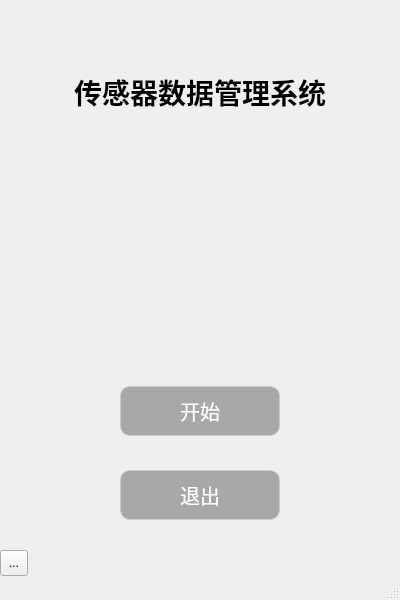
<?xml version="1.0" encoding="UTF-8"?>
<ui version="4.0">
 <class>MainWindow</class>
 <widget class="QMainWindow" name="MainWindow">
  <property name="geometry">
   <rect>
    <x>0</x>
    <y>0</y>
    <width>400</width>
    <height>600</height>
   </rect>
  </property>
  <property name="minimumSize">
   <size>
    <width>400</width>
    <height>600</height>
   </size>
  </property>
  <property name="maximumSize">
   <size>
    <width>400</width>
    <height>600</height>
   </size>
  </property>
  <property name="font">
   <font>
    <pointsize>9</pointsize>
   </font>
  </property>
  <property name="windowTitle">
   <string>开始</string>
  </property>
  <property name="styleSheet">
   <string notr="true">#MainWindow{
	
	
	background-image: url(:/bak/bk6);
	background-repeat:no_repeat;
	background-position: center;
	background-size:cover;
}</string>
  </property>
  <widget class="QWidget" name="centralwidget">
   <widget class="QLabel" name="name">
    <property name="geometry">
     <rect>
      <x>40</x>
      <y>41</y>
      <width>320</width>
      <height>101</height>
     </rect>
    </property>
    <property name="font">
     <font>
      <pointsize>21</pointsize>
      <bold>true</bold>
     </font>
    </property>
    <property name="text">
     <string>传感器数据管理系统</string>
    </property>
    <property name="alignment">
     <set>Qt::AlignCenter</set>
    </property>
   </widget>
   <widget class="QPushButton" name="btn_begin">
    <property name="geometry">
     <rect>
      <x>120</x>
      <y>386</y>
      <width>160</width>
      <height>50</height>
     </rect>
    </property>
    <property name="font">
     <font>
      <pointsize>15</pointsize>
     </font>
    </property>
    <property name="layoutDirection">
     <enum>Qt::LeftToRight</enum>
    </property>
    <property name="styleSheet">
     <string notr="true">QPushButton {
    background-color: rgba(0, 0, 0, 0.3);
    border: 1px solid #cccccc;
    color: white;
    border-radius: 10px;
}
QPushButton:hover {
    background-color: rgba(0, 0, 0, 0.6); /* 鼠标悬停时增加透明度 */
}
</string>
    </property>
    <property name="text">
     <string>开始</string>
    </property>
   </widget>
   <widget class="QPushButton" name="close">
    <property name="geometry">
     <rect>
      <x>120</x>
      <y>470</y>
      <width>160</width>
      <height>50</height>
     </rect>
    </property>
    <property name="font">
     <font>
      <pointsize>15</pointsize>
     </font>
    </property>
    <property name="styleSheet">
     <string notr="true">QPushButton {
    background-color: rgba(0, 0, 0, 0.3);
    border: 1px solid #cccccc;
    color: white;
    border-radius: 10px;
}
QPushButton:hover {
    background-color: rgba(0, 0, 0, 0.6); /* 鼠标悬停时增加透明度 */
}
</string>
    </property>
    <property name="text">
     <string>退出</string>
    </property>
   </widget>
   <widget class="QToolButton" name="toolbtn">
    <property name="geometry">
     <rect>
      <x>0</x>
      <y>550</y>
      <width>28</width>
      <height>26</height>
     </rect>
    </property>
    <property name="text">
     <string>...</string>
    </property>
    <property name="icon">
     <iconset theme="QIcon::ThemeIcon::DocumentProperties"/>
    </property>
   </widget>
  </widget>
  <widget class="QMenuBar" name="menubar">
   <property name="geometry">
    <rect>
     <x>0</x>
     <y>0</y>
     <width>400</width>
     <height>24</height>
    </rect>
   </property>
  </widget>
  <widget class="QStatusBar" name="statusbar"/>
 </widget>
 <resources/>
 <connections>
  <connection>
   <sender>close</sender>
   <signal>clicked()</signal>
   <receiver>MainWindow</receiver>
   <slot>close()</slot>
   <hints>
    <hint type="sourcelabel">
     <x>199</x>
     <y>518</y>
    </hint>
    <hint type="destinationlabel">
     <x>199</x>
     <y>299</y>
    </hint>
   </hints>
  </connection>
 </connections>
</ui>
